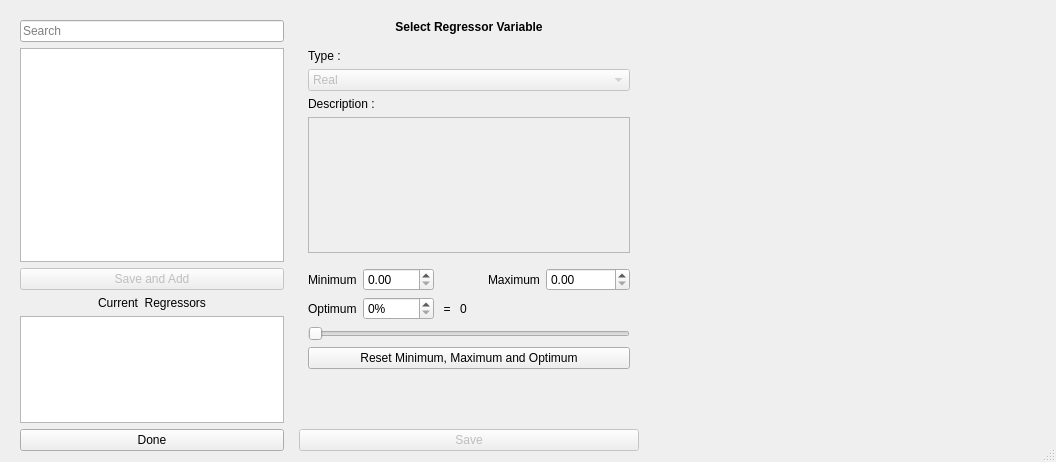
<?xml version="1.0" encoding="UTF-8"?>
<ui version="4.0">
 <class>AddRegressorDialog</class>
 <widget class="QDialog" name="AddRegressorDialog">
  <property name="windowModality">
   <enum>Qt::ApplicationModal</enum>
  </property>
  <property name="geometry">
   <rect>
    <x>0</x>
    <y>0</y>
    <width>1052</width>
    <height>462</height>
   </rect>
  </property>
  <property name="windowTitle">
   <string>Select Regressors</string>
  </property>
  <property name="locale">
   <locale language="English" country="UnitedStates"/>
  </property>
  <property name="sizeGripEnabled">
   <bool>true</bool>
  </property>
  <property name="modal">
   <bool>true</bool>
  </property>
  <layout class="QHBoxLayout" name="horizontalLayout" stretch="3,1,2">
   <item>
    <widget class="QFrame" name="frame_3">
     <property name="frameShape">
      <enum>QFrame::NoFrame</enum>
     </property>
     <property name="frameShadow">
      <enum>QFrame::Raised</enum>
     </property>
     <layout class="QVBoxLayout" name="verticalLayout_2" stretch="0,2,0,0,1,0">
      <property name="bottomMargin">
       <number>0</number>
      </property>
      <item>
       <widget class="QLineEdit" name="search_box">
        <property name="placeholderText">
         <string>Search</string>
        </property>
       </widget>
      </item>
      <item>
       <widget class="QTableView" name="tableView">
        <property name="sizePolicy">
         <sizepolicy hsizetype="Preferred" vsizetype="Expanding">
          <horstretch>0</horstretch>
          <verstretch>0</verstretch>
         </sizepolicy>
        </property>
        <property name="minimumSize">
         <size>
          <width>264</width>
          <height>0</height>
         </size>
        </property>
        <property name="contextMenuPolicy">
         <enum>Qt::CustomContextMenu</enum>
        </property>
        <property name="alternatingRowColors">
         <bool>true</bool>
        </property>
        <property name="selectionMode">
         <enum>QAbstractItemView::SingleSelection</enum>
        </property>
        <property name="selectionBehavior">
         <enum>QAbstractItemView::SelectRows</enum>
        </property>
        <property name="sortingEnabled">
         <bool>true</bool>
        </property>
        <property name="cornerButtonEnabled">
         <bool>false</bool>
        </property>
        <attribute name="horizontalHeaderShowSortIndicator" stdset="0">
         <bool>true</bool>
        </attribute>
        <attribute name="horizontalHeaderStretchLastSection">
         <bool>true</bool>
        </attribute>
        <attribute name="verticalHeaderCascadingSectionResizes">
         <bool>true</bool>
        </attribute>
        <attribute name="verticalHeaderShowSortIndicator" stdset="0">
         <bool>false</bool>
        </attribute>
        <attribute name="verticalHeaderStretchLastSection">
         <bool>true</bool>
        </attribute>
       </widget>
      </item>
      <item>
       <widget class="QPushButton" name="add_button">
        <property name="enabled">
         <bool>false</bool>
        </property>
        <property name="text">
         <string>Save and Add</string>
        </property>
       </widget>
      </item>
      <item>
       <widget class="QLabel" name="label">
        <property name="text">
         <string>Current  Regressors</string>
        </property>
        <property name="alignment">
         <set>Qt::AlignCenter</set>
        </property>
       </widget>
      </item>
      <item>
       <widget class="QTableView" name="current_regressors_table">
        <property name="contextMenuPolicy">
         <enum>Qt::CustomContextMenu</enum>
        </property>
        <property name="alternatingRowColors">
         <bool>true</bool>
        </property>
        <property name="selectionBehavior">
         <enum>QAbstractItemView::SelectRows</enum>
        </property>
        <property name="sortingEnabled">
         <bool>true</bool>
        </property>
        <attribute name="horizontalHeaderStretchLastSection">
         <bool>true</bool>
        </attribute>
       </widget>
      </item>
      <item>
       <widget class="QPushButton" name="done_button">
        <property name="text">
         <string>Done</string>
        </property>
       </widget>
      </item>
     </layout>
    </widget>
   </item>
   <item>
    <widget class="QFrame" name="frame">
     <property name="minimumSize">
      <size>
       <width>340</width>
       <height>0</height>
      </size>
     </property>
     <property name="frameShape">
      <enum>QFrame::NoFrame</enum>
     </property>
     <property name="frameShadow">
      <enum>QFrame::Raised</enum>
     </property>
     <layout class="QVBoxLayout" name="verticalLayout" stretch="0,0,0">
      <property name="leftMargin">
       <number>0</number>
      </property>
      <property name="rightMargin">
       <number>0</number>
      </property>
      <property name="bottomMargin">
       <number>0</number>
      </property>
      <item>
       <widget class="QLabel" name="var_name">
        <property name="maximumSize">
         <size>
          <width>16777215</width>
          <height>23</height>
         </size>
        </property>
        <property name="font">
         <font>
          <weight>75</weight>
          <bold>true</bold>
         </font>
        </property>
        <property name="text">
         <string>Select Regressor Variable</string>
        </property>
        <property name="alignment">
         <set>Qt::AlignHCenter|Qt::AlignTop</set>
        </property>
       </widget>
      </item>
      <item>
       <widget class="QFrame" name="frame_2">
        <property name="frameShape">
         <enum>QFrame::NoFrame</enum>
        </property>
        <property name="frameShadow">
         <enum>QFrame::Raised</enum>
        </property>
        <layout class="QVBoxLayout" name="verticalLayout_3">
         <item>
          <widget class="QLabel" name="label_2">
           <property name="text">
            <string>Type :</string>
           </property>
           <property name="buddy">
            <cstring>var_type_combo</cstring>
           </property>
          </widget>
         </item>
         <item>
          <widget class="QComboBox" name="var_type_combo">
           <property name="enabled">
            <bool>false</bool>
           </property>
           <item>
            <property name="text">
             <string>Real</string>
            </property>
           </item>
           <item>
            <property name="text">
             <string>Nominal</string>
            </property>
           </item>
          </widget>
         </item>
         <item>
          <widget class="QLabel" name="label_3">
           <property name="text">
            <string>Description :</string>
           </property>
           <property name="buddy">
            <cstring>var_description</cstring>
           </property>
          </widget>
         </item>
         <item>
          <widget class="QPlainTextEdit" name="var_description">
           <property name="enabled">
            <bool>false</bool>
           </property>
          </widget>
         </item>
         <item>
          <widget class="QStackedWidget" name="details_frame">
           <property name="currentIndex">
            <number>1</number>
           </property>
           <widget class="QWidget" name="nominal_page">
            <layout class="QHBoxLayout" name="horizontalLayout_3">
             <property name="leftMargin">
              <number>0</number>
             </property>
             <property name="rightMargin">
              <number>0</number>
             </property>
             <property name="bottomMargin">
              <number>0</number>
             </property>
             <item>
              <widget class="QTableView" name="labels_names_table">
               <attribute name="horizontalHeaderStretchLastSection">
                <bool>true</bool>
               </attribute>
               <attribute name="verticalHeaderStretchLastSection">
                <bool>false</bool>
               </attribute>
              </widget>
             </item>
            </layout>
           </widget>
           <widget class="QWidget" name="real_page">
            <layout class="QGridLayout" name="gridLayout_3">
             <property name="leftMargin">
              <number>0</number>
             </property>
             <property name="rightMargin">
              <number>0</number>
             </property>
             <item row="0" column="0">
              <widget class="QLabel" name="label_4">
               <property name="toolTip">
                <string>Select the expected minimum value for this variable</string>
               </property>
               <property name="text">
                <string>Minimum</string>
               </property>
               <property name="buddy">
                <cstring>minimum_val</cstring>
               </property>
              </widget>
             </item>
             <item row="0" column="1">
              <widget class="QDoubleSpinBox" name="minimum_val">
               <property name="maximum">
                <double>9999.000000000000000</double>
               </property>
              </widget>
             </item>
             <item row="0" column="3">
              <spacer name="horizontalSpacer">
               <property name="orientation">
                <enum>Qt::Horizontal</enum>
               </property>
               <property name="sizeHint" stdset="0">
                <size>
                 <width>40</width>
                 <height>20</height>
                </size>
               </property>
              </spacer>
             </item>
             <item row="0" column="4">
              <widget class="QLabel" name="label_5">
               <property name="toolTip">
                <string>Select the expected maximum value for this variable</string>
               </property>
               <property name="text">
                <string>Maximum</string>
               </property>
               <property name="buddy">
                <cstring>maximum_val</cstring>
               </property>
              </widget>
             </item>
             <item row="0" column="5">
              <widget class="QDoubleSpinBox" name="maximum_val">
               <property name="maximum">
                <double>9999999.000000000000000</double>
               </property>
              </widget>
             </item>
             <item row="1" column="0">
              <widget class="QLabel" name="label_6">
               <property name="toolTip">
                <string>Select the optimal value for this value, the value that would be considered &quot;good&quot;</string>
               </property>
               <property name="text">
                <string>Optimum</string>
               </property>
              </widget>
             </item>
             <item row="1" column="1">
              <widget class="QSpinBox" name="optimum_val">
               <property name="suffix">
                <string>%</string>
               </property>
               <property name="maximum">
                <number>100</number>
               </property>
              </widget>
             </item>
             <item row="1" column="2">
              <widget class="QLabel" name="label_7">
               <property name="text">
                <string> = </string>
               </property>
               <property name="alignment">
                <set>Qt::AlignRight|Qt::AlignTrailing|Qt::AlignVCenter</set>
               </property>
              </widget>
             </item>
             <item row="1" column="3">
              <widget class="QLabel" name="optimum_real_value">
               <property name="text">
                <string>0</string>
               </property>
              </widget>
             </item>
             <item row="2" column="0" colspan="6">
              <widget class="QSlider" name="horizontalSlider">
               <property name="locale">
                <locale language="English" country="UnitedStates"/>
               </property>
               <property name="maximum">
                <number>100</number>
               </property>
               <property name="pageStep">
                <number>10</number>
               </property>
               <property name="orientation">
                <enum>Qt::Horizontal</enum>
               </property>
               <property name="tickPosition">
                <enum>QSlider::NoTicks</enum>
               </property>
              </widget>
             </item>
             <item row="4" column="0">
              <spacer name="verticalSpacer_2">
               <property name="orientation">
                <enum>Qt::Vertical</enum>
               </property>
               <property name="sizeHint" stdset="0">
                <size>
                 <width>20</width>
                 <height>91</height>
                </size>
               </property>
              </spacer>
             </item>
             <item row="3" column="0" colspan="6">
              <widget class="QPushButton" name="reset_real_meta">
               <property name="text">
                <string>Reset Minimum, Maximum and Optimum</string>
               </property>
              </widget>
             </item>
            </layout>
           </widget>
          </widget>
         </item>
        </layout>
       </widget>
      </item>
      <item>
       <widget class="QFrame" name="frame_4">
        <property name="frameShape">
         <enum>QFrame::NoFrame</enum>
        </property>
        <property name="frameShadow">
         <enum>QFrame::Raised</enum>
        </property>
        <layout class="QHBoxLayout" name="horizontalLayout_2">
         <property name="margin">
          <number>0</number>
         </property>
         <item>
          <widget class="QPushButton" name="save_button">
           <property name="enabled">
            <bool>false</bool>
           </property>
           <property name="text">
            <string>Save</string>
           </property>
          </widget>
         </item>
        </layout>
       </widget>
      </item>
     </layout>
    </widget>
   </item>
   <item>
    <widget class="QFrame" name="plot_frame">
     <property name="minimumSize">
      <size>
       <width>400</width>
       <height>0</height>
      </size>
     </property>
     <property name="frameShape">
      <enum>QFrame::NoFrame</enum>
     </property>
     <property name="frameShadow">
      <enum>QFrame::Raised</enum>
     </property>
    </widget>
   </item>
  </layout>
 </widget>
 <resources/>
 <connections/>
</ui>
